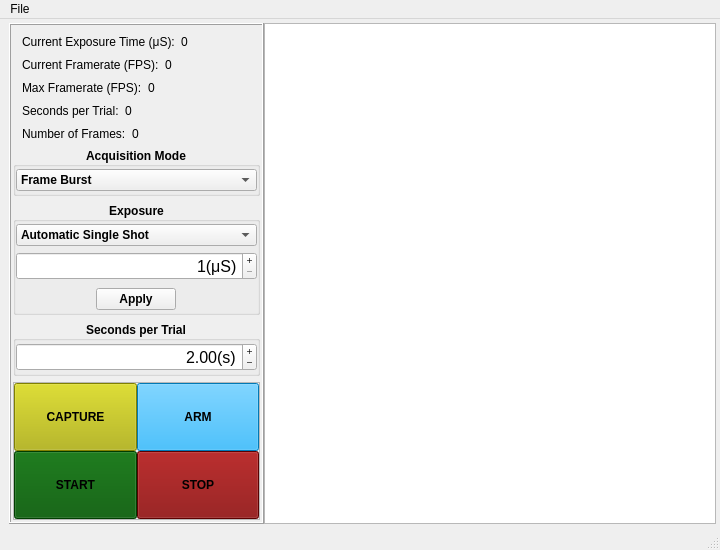
<?xml version="1.0" encoding="UTF-8"?>
<ui version="4.0">
 <class>main_window</class>
 <widget class="QMainWindow" name="main_window">
  <property name="windowModality">
   <enum>Qt::WindowModality::WindowModal</enum>
  </property>
  <property name="geometry">
   <rect>
    <x>0</x>
    <y>0</y>
    <width>720</width>
    <height>550</height>
   </rect>
  </property>
  <property name="sizePolicy">
   <sizepolicy hsizetype="Maximum" vsizetype="Maximum">
    <horstretch>0</horstretch>
    <verstretch>0</verstretch>
   </sizepolicy>
  </property>
  <property name="minimumSize">
   <size>
    <width>720</width>
    <height>550</height>
   </size>
  </property>
  <property name="windowTitle">
   <string>Dewan FLIR Camera Acquisition</string>
  </property>
  <property name="documentMode">
   <bool>false</bool>
  </property>
  <property name="tabShape">
   <enum>QTabWidget::TabShape::Rounded</enum>
  </property>
  <widget class="QWidget" name="centralwidget">
   <property name="sizePolicy">
    <sizepolicy hsizetype="Maximum" vsizetype="Maximum">
     <horstretch>0</horstretch>
     <verstretch>0</verstretch>
    </sizepolicy>
   </property>
   <layout class="QGridLayout" name="gridLayout">
    <property name="topMargin">
     <number>4</number>
    </property>
    <property name="rightMargin">
     <number>4</number>
    </property>
    <property name="bottomMargin">
     <number>4</number>
    </property>
    <property name="spacing">
     <number>0</number>
    </property>
    <item row="0" column="0">
     <widget class="QFrame" name="left_pane">
      <property name="sizePolicy">
       <sizepolicy hsizetype="Maximum" vsizetype="Minimum">
        <horstretch>0</horstretch>
        <verstretch>0</verstretch>
       </sizepolicy>
      </property>
      <property name="frameShape">
       <enum>QFrame::Shape::Box</enum>
      </property>
      <property name="frameShadow">
       <enum>QFrame::Shadow::Raised</enum>
      </property>
      <property name="lineWidth">
       <number>1</number>
      </property>
      <layout class="QVBoxLayout" name="left_pane_layout">
       <property name="spacing">
        <number>0</number>
       </property>
       <property name="leftMargin">
        <number>0</number>
       </property>
       <property name="topMargin">
        <number>0</number>
       </property>
       <property name="rightMargin">
        <number>0</number>
       </property>
       <property name="bottomMargin">
        <number>0</number>
       </property>
       <item>
        <widget class="QWidget" name="param_disp" native="true">
         <property name="sizePolicy">
          <sizepolicy hsizetype="Maximum" vsizetype="Minimum">
           <horstretch>0</horstretch>
           <verstretch>0</verstretch>
          </sizepolicy>
         </property>
         <property name="minimumSize">
          <size>
           <width>0</width>
           <height>120</height>
          </size>
         </property>
         <property name="maximumSize">
          <size>
           <width>228</width>
           <height>110</height>
          </size>
         </property>
         <property name="statusTip">
          <string notr="true"/>
         </property>
         <property name="whatsThis">
          <string notr="true"/>
         </property>
         <property name="accessibleName">
          <string notr="true"/>
         </property>
         <property name="accessibleDescription">
          <string notr="true"/>
         </property>
         <property name="layoutDirection">
          <enum>Qt::LayoutDirection::LeftToRight</enum>
         </property>
         <layout class="QVBoxLayout" name="param_disp_layout" stretch="0,0,0,0,0">
          <property name="leftMargin">
           <number>2</number>
          </property>
          <property name="topMargin">
           <number>2</number>
          </property>
          <property name="rightMargin">
           <number>2</number>
          </property>
          <property name="bottomMargin">
           <number>2</number>
          </property>
          <item>
           <widget class="QWidget" name="current_exposure_widget" native="true">
            <property name="sizePolicy">
             <sizepolicy hsizetype="Preferred" vsizetype="Maximum">
              <horstretch>0</horstretch>
              <verstretch>0</verstretch>
             </sizepolicy>
            </property>
            <layout class="QHBoxLayout" name="current_exposure_disp_layout">
             <property name="topMargin">
              <number>0</number>
             </property>
             <property name="bottomMargin">
              <number>0</number>
             </property>
             <item>
              <widget class="QLabel" name="current_exposure_label">
               <property name="sizePolicy">
                <sizepolicy hsizetype="Maximum" vsizetype="Preferred">
                 <horstretch>0</horstretch>
                 <verstretch>0</verstretch>
                </sizepolicy>
               </property>
               <property name="text">
                <string>Current Exposure Time (μS):</string>
               </property>
              </widget>
             </item>
             <item>
              <widget class="QLabel" name="current_exposure_data">
               <property name="sizePolicy">
                <sizepolicy hsizetype="Minimum" vsizetype="Preferred">
                 <horstretch>0</horstretch>
                 <verstretch>0</verstretch>
                </sizepolicy>
               </property>
               <property name="text">
                <string>0</string>
               </property>
              </widget>
             </item>
            </layout>
           </widget>
          </item>
          <item>
           <widget class="QWidget" name="current_framerate_widget" native="true">
            <property name="sizePolicy">
             <sizepolicy hsizetype="Preferred" vsizetype="Maximum">
              <horstretch>0</horstretch>
              <verstretch>0</verstretch>
             </sizepolicy>
            </property>
            <layout class="QHBoxLayout" name="current_FPS_disp_layout">
             <property name="topMargin">
              <number>0</number>
             </property>
             <property name="bottomMargin">
              <number>0</number>
             </property>
             <item>
              <widget class="QLabel" name="current_fps_label">
               <property name="sizePolicy">
                <sizepolicy hsizetype="Maximum" vsizetype="Preferred">
                 <horstretch>0</horstretch>
                 <verstretch>0</verstretch>
                </sizepolicy>
               </property>
               <property name="text">
                <string>Current Framerate (FPS):</string>
               </property>
              </widget>
             </item>
             <item>
              <widget class="QLabel" name="current_fps_data">
               <property name="sizePolicy">
                <sizepolicy hsizetype="Minimum" vsizetype="Preferred">
                 <horstretch>0</horstretch>
                 <verstretch>0</verstretch>
                </sizepolicy>
               </property>
               <property name="text">
                <string>0</string>
               </property>
              </widget>
             </item>
            </layout>
           </widget>
          </item>
          <item>
           <widget class="QWidget" name="max_framerate_widget" native="true">
            <property name="sizePolicy">
             <sizepolicy hsizetype="Preferred" vsizetype="Maximum">
              <horstretch>0</horstretch>
              <verstretch>0</verstretch>
             </sizepolicy>
            </property>
            <layout class="QHBoxLayout" name="max_framerate_disp_layout">
             <property name="leftMargin">
              <number>9</number>
             </property>
             <property name="topMargin">
              <number>0</number>
             </property>
             <property name="bottomMargin">
              <number>0</number>
             </property>
             <item>
              <widget class="QLabel" name="max_fps_label">
               <property name="sizePolicy">
                <sizepolicy hsizetype="Maximum" vsizetype="Preferred">
                 <horstretch>0</horstretch>
                 <verstretch>0</verstretch>
                </sizepolicy>
               </property>
               <property name="text">
                <string>Max Framerate (FPS):</string>
               </property>
              </widget>
             </item>
             <item>
              <widget class="QLabel" name="max_fps_data">
               <property name="sizePolicy">
                <sizepolicy hsizetype="Minimum" vsizetype="Preferred">
                 <horstretch>0</horstretch>
                 <verstretch>0</verstretch>
                </sizepolicy>
               </property>
               <property name="text">
                <string>0</string>
               </property>
              </widget>
             </item>
            </layout>
           </widget>
          </item>
          <item>
           <widget class="QWidget" name="s_per_trial_widget" native="true">
            <property name="sizePolicy">
             <sizepolicy hsizetype="Preferred" vsizetype="Maximum">
              <horstretch>0</horstretch>
              <verstretch>0</verstretch>
             </sizepolicy>
            </property>
            <layout class="QHBoxLayout" name="s_per_trial_disp_layout">
             <property name="leftMargin">
              <number>9</number>
             </property>
             <property name="topMargin">
              <number>0</number>
             </property>
             <property name="bottomMargin">
              <number>0</number>
             </property>
             <item>
              <widget class="QLabel" name="s_per_trial_label">
               <property name="sizePolicy">
                <sizepolicy hsizetype="Maximum" vsizetype="Preferred">
                 <horstretch>0</horstretch>
                 <verstretch>0</verstretch>
                </sizepolicy>
               </property>
               <property name="text">
                <string>Seconds per Trial:</string>
               </property>
              </widget>
             </item>
             <item>
              <widget class="QLabel" name="s_per_trial_data">
               <property name="sizePolicy">
                <sizepolicy hsizetype="Minimum" vsizetype="Preferred">
                 <horstretch>0</horstretch>
                 <verstretch>0</verstretch>
                </sizepolicy>
               </property>
               <property name="text">
                <string>0</string>
               </property>
              </widget>
             </item>
            </layout>
           </widget>
          </item>
          <item>
           <widget class="QWidget" name="num_frames_widget" native="true">
            <property name="sizePolicy">
             <sizepolicy hsizetype="Preferred" vsizetype="Maximum">
              <horstretch>0</horstretch>
              <verstretch>0</verstretch>
             </sizepolicy>
            </property>
            <layout class="QHBoxLayout" name="num_frames_layout">
             <property name="leftMargin">
              <number>9</number>
             </property>
             <property name="topMargin">
              <number>0</number>
             </property>
             <property name="bottomMargin">
              <number>0</number>
             </property>
             <item>
              <widget class="QLabel" name="num_frames_label">
               <property name="sizePolicy">
                <sizepolicy hsizetype="Maximum" vsizetype="Preferred">
                 <horstretch>0</horstretch>
                 <verstretch>0</verstretch>
                </sizepolicy>
               </property>
               <property name="text">
                <string>Number of Frames:</string>
               </property>
              </widget>
             </item>
             <item>
              <widget class="QLabel" name="num_frames_data">
               <property name="sizePolicy">
                <sizepolicy hsizetype="Minimum" vsizetype="Preferred">
                 <horstretch>0</horstretch>
                 <verstretch>0</verstretch>
                </sizepolicy>
               </property>
               <property name="text">
                <string>0</string>
               </property>
              </widget>
             </item>
            </layout>
           </widget>
          </item>
         </layout>
        </widget>
       </item>
       <item>
        <widget class="QWidget" name="controls" native="true">
         <property name="sizePolicy">
          <sizepolicy hsizetype="Minimum" vsizetype="Minimum">
           <horstretch>0</horstretch>
           <verstretch>0</verstretch>
          </sizepolicy>
         </property>
         <layout class="QVBoxLayout" name="controls_layout">
          <property name="leftMargin">
           <number>2</number>
          </property>
          <property name="topMargin">
           <number>2</number>
          </property>
          <property name="rightMargin">
           <number>2</number>
          </property>
          <property name="bottomMargin">
           <number>2</number>
          </property>
          <item>
           <widget class="QGroupBox" name="acquisition_mode">
            <property name="sizePolicy">
             <sizepolicy hsizetype="Minimum" vsizetype="Maximum">
              <horstretch>0</horstretch>
              <verstretch>0</verstretch>
             </sizepolicy>
            </property>
            <property name="font">
             <font>
              <bold>true</bold>
             </font>
            </property>
            <property name="title">
             <string>Acquisition Mode</string>
            </property>
            <property name="alignment">
             <set>Qt::AlignmentFlag::AlignCenter</set>
            </property>
            <layout class="QVBoxLayout" name="acquisition_mode_layout">
             <property name="spacing">
              <number>0</number>
             </property>
             <property name="leftMargin">
              <number>0</number>
             </property>
             <property name="topMargin">
              <number>2</number>
             </property>
             <property name="rightMargin">
              <number>0</number>
             </property>
             <property name="bottomMargin">
              <number>2</number>
             </property>
             <item>
              <widget class="QComboBox" name="acquisition_mode_data">
               <item>
                <property name="text">
                 <string>Frame Burst</string>
                </property>
               </item>
               <item>
                <property name="text">
                 <string>Continuous</string>
                </property>
               </item>
               <item>
                <property name="text">
                 <string>Single Frame</string>
                </property>
               </item>
              </widget>
             </item>
            </layout>
           </widget>
          </item>
          <item>
           <widget class="QGroupBox" name="exposure_control">
            <property name="sizePolicy">
             <sizepolicy hsizetype="Minimum" vsizetype="Maximum">
              <horstretch>0</horstretch>
              <verstretch>0</verstretch>
             </sizepolicy>
            </property>
            <property name="font">
             <font>
              <bold>true</bold>
             </font>
            </property>
            <property name="title">
             <string>Exposure</string>
            </property>
            <property name="alignment">
             <set>Qt::AlignmentFlag::AlignCenter</set>
            </property>
            <layout class="QVBoxLayout" name="exposure_layout">
             <property name="spacing">
              <number>6</number>
             </property>
             <property name="leftMargin">
              <number>0</number>
             </property>
             <property name="topMargin">
              <number>2</number>
             </property>
             <property name="rightMargin">
              <number>0</number>
             </property>
             <property name="bottomMargin">
              <number>2</number>
             </property>
             <item>
              <widget class="QComboBox" name="exposure_mode">
               <property name="editable">
                <bool>false</bool>
               </property>
               <property name="currentText">
                <string>Automatic Single Shot</string>
               </property>
               <item>
                <property name="text">
                 <string>Automatic Single Shot</string>
                </property>
               </item>
               <item>
                <property name="text">
                 <string>Manual Exposure</string>
                </property>
               </item>
               <item>
                <property name="text">
                 <string>Automatic Continuous (Variable FPS)</string>
                </property>
               </item>
              </widget>
             </item>
             <item>
              <widget class="QSpinBox" name="exposure_value">
               <property name="font">
                <font>
                 <pointsize>12</pointsize>
                 <bold>false</bold>
                </font>
               </property>
               <property name="alignment">
                <set>Qt::AlignmentFlag::AlignRight|Qt::AlignmentFlag::AlignTrailing|Qt::AlignmentFlag::AlignVCenter</set>
               </property>
               <property name="buttonSymbols">
                <enum>QAbstractSpinBox::ButtonSymbols::PlusMinus</enum>
               </property>
               <property name="accelerated">
                <bool>true</bool>
               </property>
               <property name="showGroupSeparator" stdset="0">
                <bool>false</bool>
               </property>
               <property name="suffix">
                <string>(μS)</string>
               </property>
               <property name="minimum">
                <number>1</number>
               </property>
               <property name="maximum">
                <number>99999999</number>
               </property>
               <property name="stepType">
                <enum>QAbstractSpinBox::StepType::AdaptiveDecimalStepType</enum>
               </property>
               <property name="displayIntegerBase">
                <number>10</number>
               </property>
              </widget>
             </item>
             <item>
              <widget class="QWidget" name="center_apply_button" native="true">
               <property name="sizePolicy">
                <sizepolicy hsizetype="Minimum" vsizetype="Preferred">
                 <horstretch>0</horstretch>
                 <verstretch>0</verstretch>
                </sizepolicy>
               </property>
               <layout class="QHBoxLayout" name="center_apply_button_layout">
                <property name="spacing">
                 <number>0</number>
                </property>
                <property name="sizeConstraint">
                 <enum>QLayout::SizeConstraint::SetDefaultConstraint</enum>
                </property>
                <property name="leftMargin">
                 <number>2</number>
                </property>
                <property name="topMargin">
                 <number>2</number>
                </property>
                <property name="rightMargin">
                 <number>2</number>
                </property>
                <property name="bottomMargin">
                 <number>0</number>
                </property>
                <item>
                 <widget class="QPushButton" name="exposure_apply">
                  <property name="sizePolicy">
                   <sizepolicy hsizetype="Maximum" vsizetype="Fixed">
                    <horstretch>0</horstretch>
                    <verstretch>0</verstretch>
                   </sizepolicy>
                  </property>
                  <property name="text">
                   <string>Apply</string>
                  </property>
                 </widget>
                </item>
               </layout>
              </widget>
             </item>
            </layout>
           </widget>
          </item>
          <item>
           <widget class="QGroupBox" name="s_per_trial">
            <property name="sizePolicy">
             <sizepolicy hsizetype="Minimum" vsizetype="Maximum">
              <horstretch>0</horstretch>
              <verstretch>0</verstretch>
             </sizepolicy>
            </property>
            <property name="font">
             <font>
              <bold>true</bold>
             </font>
            </property>
            <property name="title">
             <string>Seconds per Trial</string>
            </property>
            <property name="alignment">
             <set>Qt::AlignmentFlag::AlignCenter</set>
            </property>
            <layout class="QHBoxLayout" name="secondsper_trial_layout">
             <property name="spacing">
              <number>6</number>
             </property>
             <property name="leftMargin">
              <number>0</number>
             </property>
             <property name="topMargin">
              <number>2</number>
             </property>
             <property name="rightMargin">
              <number>0</number>
             </property>
             <property name="bottomMargin">
              <number>2</number>
             </property>
             <item>
              <widget class="QDoubleSpinBox" name="s_per_trial_val">
               <property name="font">
                <font>
                 <pointsize>12</pointsize>
                 <bold>false</bold>
                </font>
               </property>
               <property name="alignment">
                <set>Qt::AlignmentFlag::AlignRight|Qt::AlignmentFlag::AlignTrailing|Qt::AlignmentFlag::AlignVCenter</set>
               </property>
               <property name="buttonSymbols">
                <enum>QAbstractSpinBox::ButtonSymbols::PlusMinus</enum>
               </property>
               <property name="accelerated">
                <bool>true</bool>
               </property>
               <property name="showGroupSeparator" stdset="0">
                <bool>false</bool>
               </property>
               <property name="suffix">
                <string notr="true">(s)</string>
               </property>
               <property name="decimals">
                <number>2</number>
               </property>
               <property name="minimum">
                <double>1.000000000000000</double>
               </property>
               <property name="maximum">
                <double>999999.000000000000000</double>
               </property>
               <property name="stepType">
                <enum>QAbstractSpinBox::StepType::AdaptiveDecimalStepType</enum>
               </property>
               <property name="value">
                <double>2.000000000000000</double>
               </property>
              </widget>
             </item>
            </layout>
           </widget>
          </item>
          <item>
           <widget class="QFrame" name="buttons">
            <property name="frameShape">
             <enum>QFrame::Shape::StyledPanel</enum>
            </property>
            <property name="frameShadow">
             <enum>QFrame::Shadow::Raised</enum>
            </property>
            <layout class="QGridLayout" name="buttons_layout">
             <property name="leftMargin">
              <number>0</number>
             </property>
             <property name="topMargin">
              <number>0</number>
             </property>
             <property name="rightMargin">
              <number>0</number>
             </property>
             <property name="bottomMargin">
              <number>0</number>
             </property>
             <property name="spacing">
              <number>0</number>
             </property>
             <item row="0" column="0">
              <widget class="QPushButton" name="capture_button">
               <property name="sizePolicy">
                <sizepolicy hsizetype="Minimum" vsizetype="Minimum">
                 <horstretch>0</horstretch>
                 <verstretch>0</verstretch>
                </sizepolicy>
               </property>
               <property name="minimumSize">
                <size>
                 <width>20</width>
                 <height>20</height>
                </size>
               </property>
               <property name="baseSize">
                <size>
                 <width>30</width>
                 <height>30</height>
                </size>
               </property>
               <property name="font">
                <font>
                 <bold>true</bold>
                </font>
               </property>
               <property name="styleSheet">
                <string notr="true">background-color: rgb(179, 179, 0);
color: rgb(0, 0, 0);</string>
               </property>
               <property name="text">
                <string>CAPTURE</string>
               </property>
               <property name="flat">
                <bool>false</bool>
               </property>
              </widget>
             </item>
             <item row="1" column="0">
              <widget class="QPushButton" name="start_button">
               <property name="sizePolicy">
                <sizepolicy hsizetype="Minimum" vsizetype="Minimum">
                 <horstretch>0</horstretch>
                 <verstretch>0</verstretch>
                </sizepolicy>
               </property>
               <property name="minimumSize">
                <size>
                 <width>20</width>
                 <height>20</height>
                </size>
               </property>
               <property name="baseSize">
                <size>
                 <width>30</width>
                 <height>30</height>
                </size>
               </property>
               <property name="font">
                <font>
                 <bold>true</bold>
                </font>
               </property>
               <property name="layoutDirection">
                <enum>Qt::LayoutDirection::LeftToRight</enum>
               </property>
               <property name="styleSheet">
                <string notr="true">background-color: rgb(0, 85, 0);</string>
               </property>
               <property name="text">
                <string>START</string>
               </property>
               <property name="flat">
                <bool>false</bool>
               </property>
              </widget>
             </item>
             <item row="1" column="1">
              <widget class="QPushButton" name="stop_button">
               <property name="sizePolicy">
                <sizepolicy hsizetype="Minimum" vsizetype="Minimum">
                 <horstretch>0</horstretch>
                 <verstretch>0</verstretch>
                </sizepolicy>
               </property>
               <property name="minimumSize">
                <size>
                 <width>20</width>
                 <height>20</height>
                </size>
               </property>
               <property name="baseSize">
                <size>
                 <width>30</width>
                 <height>30</height>
                </size>
               </property>
               <property name="font">
                <font>
                 <bold>true</bold>
                </font>
               </property>
               <property name="styleSheet">
                <string notr="true">background-color:rgb(129, 0, 0);
</string>
               </property>
               <property name="text">
                <string>STOP</string>
               </property>
               <property name="flat">
                <bool>false</bool>
               </property>
              </widget>
             </item>
             <item row="0" column="1">
              <widget class="QPushButton" name="arm_button">
               <property name="sizePolicy">
                <sizepolicy hsizetype="Minimum" vsizetype="Minimum">
                 <horstretch>0</horstretch>
                 <verstretch>0</verstretch>
                </sizepolicy>
               </property>
               <property name="minimumSize">
                <size>
                 <width>20</width>
                 <height>20</height>
                </size>
               </property>
               <property name="baseSize">
                <size>
                 <width>30</width>
                 <height>30</height>
                </size>
               </property>
               <property name="font">
                <font>
                 <bold>true</bold>
                </font>
               </property>
               <property name="styleSheet">
                <string notr="true">background-color: rgb(0, 170, 255);
color:rgb(0, 0, 0);</string>
               </property>
               <property name="text">
                <string>ARM</string>
               </property>
               <property name="flat">
                <bool>false</bool>
               </property>
              </widget>
             </item>
            </layout>
           </widget>
          </item>
         </layout>
        </widget>
       </item>
      </layout>
     </widget>
    </item>
    <item row="0" column="1">
     <widget class="QGraphicsView" name="viewport">
      <property name="sizePolicy">
       <sizepolicy hsizetype="Minimum" vsizetype="Expanding">
        <horstretch>0</horstretch>
        <verstretch>0</verstretch>
       </sizepolicy>
      </property>
     </widget>
    </item>
   </layout>
  </widget>
  <widget class="QMenuBar" name="menubar">
   <property name="geometry">
    <rect>
     <x>0</x>
     <y>0</y>
     <width>720</width>
     <height>21</height>
    </rect>
   </property>
   <widget class="QMenu" name="menuFile">
    <property name="title">
     <string>File</string>
    </property>
    <addaction name="actionOpen"/>
    <addaction name="actionSave"/>
    <addaction name="actionSave_As"/>
    <addaction name="separator"/>
    <addaction name="separator"/>
    <addaction name="actionExit"/>
   </widget>
   <addaction name="menuFile"/>
  </widget>
  <widget class="QStatusBar" name="statusbar">
   <property name="minimumSize">
    <size>
     <width>0</width>
     <height>0</height>
    </size>
   </property>
  </widget>
  <action name="actionExit">
   <property name="text">
    <string>Exit</string>
   </property>
  </action>
  <action name="actionOpen">
   <property name="text">
    <string>Open</string>
   </property>
  </action>
  <action name="actionSave">
   <property name="text">
    <string>Save</string>
   </property>
  </action>
  <action name="actionSave_As">
   <property name="text">
    <string>Save As</string>
   </property>
  </action>
 </widget>
 <resources/>
 <connections/>
</ui>
